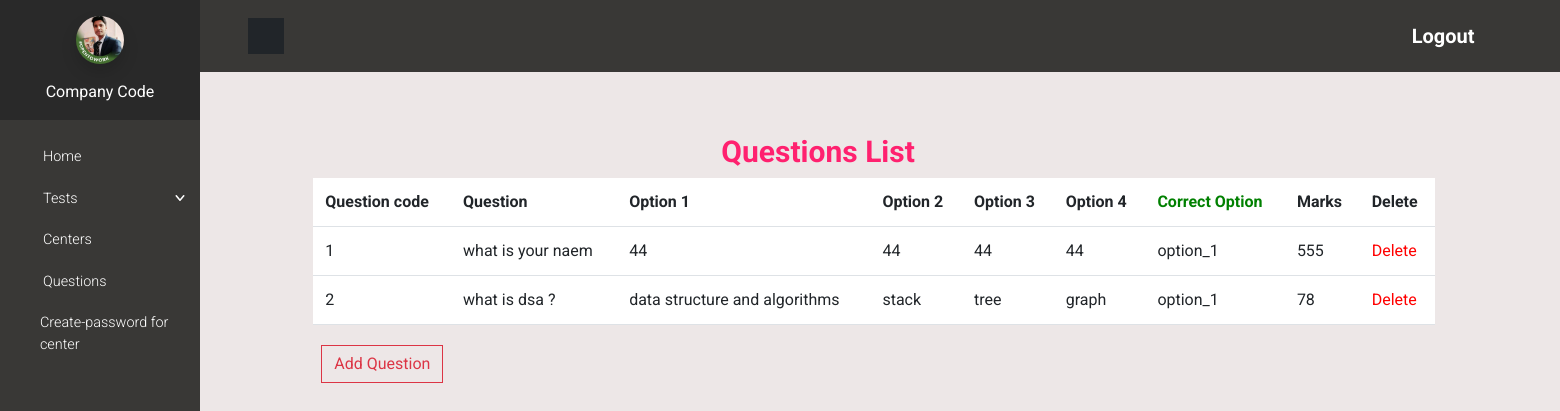
/questions/ (signed in), run on the app's committed database.
### companylogin/models.py (models this page shows, shortened)
class Question(models.Model):
    question = models.CharField(max_length=512)
    option_1 = models.CharField(max_length=256)
    option_2 = models.CharField(max_length=256)
    option_3 = models.CharField(max_length=256)
    option_4 = models.CharField(max_length=256)
    correct_option = models.CharField(max_length=256)
    marks = models.PositiveIntegerField()

### companylogin/views.py (the view)
# urls.py: path('questions/',views.questions,name="questions"),
def questions(request):
    try:
        if request.session['com_id']:
            questions = Question.objects.all()
            return render(request,'questions.html',{ 'questions':questions})
    except KeyError:
        pass
    return redirect('homepage')

### companylogin/templates/questions.html (shortened to what this page needs)
{% load static %}
<!DOCTYPE html>
<html>
    <head>
        <link rel="stylesheet" href="{% static 'vendor/choices.js/public/assets/styles/choices.min.css' %}">
        <link rel="stylesheet" href="{% static 'vendor/overlayscrollbars/css/OverlayScrollbars.min.css' %}">
        <link rel="stylesheet" href="{% static 'static/css/main.css' %}">
        <link rel="stylesheet" href="{% static 'css/custom.css' %}">
    </head>
    <body>
        {% include 'com_header.html' %}
        <div class="page " style="background-color: #ddd2d287;" >
            <div class="container offset-md-1" id="question_table">
                <div class="row p-1"style="margin-top:10%;" >
                    <table class="table table-bordered-bg-danger" style="width: 85%;">
                        <thead>
                            <tr>
                                <h2 style="font-size:30px;color:#ff216f;margin-left: 30%;">Questions List</h2>
                            </tr>
                            <tr >
                                <th scope="col">Question code</th>
                                <th scope="col">Question</th>
                                <th scope="col">Option 1</th>
                                <th scope="col">Option 2</th>
                                <th scope="col">Option 3</th>
                                <th scope="col">Option 4</th>
                                <th scope="col"style="color: green;">Correct Option</th>
                                <th>Marks</th>
                                <th>Delete</th>
                            </tr>
                        </thead>
                        <tbody >
                            {% for question in questions %}
                                    <tr style="background-color: #ffffff;!important">
                                        <td>{{ question.id }}</td>
                                        <td>{{ question.question }}</td>
                                        <td>{{ question.option_1 }}</td>
                                        <td>{{ question.option_2 }}</td>
                                        <td>{{ question.option_3 }}</td>
                                        <td>{{ question.option_4 }}</td>
                                        <td>{{ question.correct_option }}</td>
                                        <td>{{ question.marks }}</td>
                                        <td><a href="#" style="color: red;">Delete</a></td>
                                    </tr>
                            {% endfor %}
                        </tbody>
                    </table>
                </div>
                <div class="row">
                    <div class="col">
                        <button class="btn btn-outline-danger" id="add_question_btn" >Add Question</button>
                    </div>
                </div>
            </div>
        </div>
        <link rel="stylesheet" href="https://use.fontawesome.com/releases/v5.7.1/css/all.css">
    </body>
</html>

### data on the page
Question: id "1", question "what is your naem", option_1 "44", option_2 "44", option_3 "44", option_4 "44", correct_option "option_1", marks "555"
Question: id "2", question "what is dsa ?", option_1 "data structure and algorithms", option_2 "stack", option_3 "tree", option_4 "graph", correct_option "option_1", marks "78"
